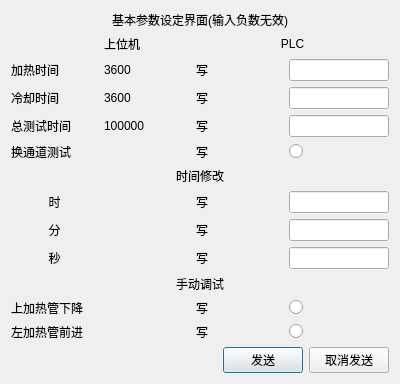
<?xml version="1.0" encoding="UTF-8"?>
<ui version="4.0">
 <class>SubComDialog</class>
 <widget class="QDialog" name="SubComDialog">
  <property name="geometry">
   <rect>
    <x>0</x>
    <y>0</y>
    <width>400</width>
    <height>353</height>
   </rect>
  </property>
  <property name="windowTitle">
   <string>Dialog</string>
  </property>
  <layout class="QVBoxLayout" name="verticalLayout">
   <item>
    <layout class="QGridLayout" name="gridLayout">
     <item row="8" column="0">
      <widget class="QLabel" name="label_13">
       <property name="text">
        <string>时</string>
       </property>
       <property name="alignment">
        <set>Qt::AlignCenter</set>
       </property>
      </widget>
     </item>
     <item row="5" column="2">
      <widget class="QLabel" name="label_20">
       <property name="text">
        <string>写</string>
       </property>
      </widget>
     </item>
     <item row="5" column="0">
      <widget class="QLabel" name="label_10">
       <property name="text">
        <string>总测试时间</string>
       </property>
      </widget>
     </item>
     <item row="10" column="0">
      <widget class="QLabel" name="label_15">
       <property name="text">
        <string>秒</string>
       </property>
       <property name="alignment">
        <set>Qt::AlignCenter</set>
       </property>
      </widget>
     </item>
     <item row="4" column="0">
      <widget class="QLabel" name="label_9">
       <property name="text">
        <string>冷却时间</string>
       </property>
      </widget>
     </item>
     <item row="6" column="2">
      <widget class="QLabel" name="label_21">
       <property name="text">
        <string>写</string>
       </property>
      </widget>
     </item>
     <item row="13" column="2">
      <widget class="QLabel" name="label_26">
       <property name="text">
        <string>写</string>
       </property>
      </widget>
     </item>
     <item row="7" column="0" colspan="4">
      <widget class="QLabel" name="label_12">
       <property name="text">
        <string>时间修改</string>
       </property>
       <property name="alignment">
        <set>Qt::AlignCenter</set>
       </property>
      </widget>
     </item>
     <item row="9" column="0">
      <widget class="QLabel" name="label_14">
       <property name="text">
        <string>分</string>
       </property>
       <property name="alignment">
        <set>Qt::AlignCenter</set>
       </property>
      </widget>
     </item>
     <item row="3" column="0">
      <widget class="QLabel" name="label_2">
       <property name="text">
        <string>加热时间</string>
       </property>
      </widget>
     </item>
     <item row="11" column="0" colspan="4">
      <widget class="QLabel" name="label_16">
       <property name="text">
        <string>手动调试</string>
       </property>
       <property name="alignment">
        <set>Qt::AlignCenter</set>
       </property>
      </widget>
     </item>
     <item row="12" column="2">
      <widget class="QLabel" name="label_25">
       <property name="text">
        <string>写</string>
       </property>
      </widget>
     </item>
     <item row="6" column="0">
      <widget class="QLabel" name="label_11">
       <property name="text">
        <string>换通道测试</string>
       </property>
      </widget>
     </item>
     <item row="3" column="2">
      <widget class="QLabel" name="label_7">
       <property name="text">
        <string>写</string>
       </property>
      </widget>
     </item>
     <item row="12" column="0">
      <widget class="QLabel" name="label_17">
       <property name="text">
        <string>上加热管下降</string>
       </property>
      </widget>
     </item>
     <item row="4" column="2">
      <widget class="QLabel" name="label_19">
       <property name="text">
        <string>写</string>
       </property>
      </widget>
     </item>
     <item row="2" column="2" colspan="2">
      <widget class="QLabel" name="label_6">
       <property name="text">
        <string>PLC</string>
       </property>
       <property name="alignment">
        <set>Qt::AlignCenter</set>
       </property>
      </widget>
     </item>
     <item row="2" column="1">
      <widget class="QLabel" name="label_5">
       <property name="text">
        <string>上位机</string>
       </property>
      </widget>
     </item>
     <item row="2" column="0">
      <widget class="QLabel" name="label_3">
       <property name="text">
        <string/>
       </property>
      </widget>
     </item>
     <item row="1" column="0" colspan="4">
      <widget class="QLabel" name="label">
       <property name="text">
        <string>基本参数设定界面(输入负数无效)</string>
       </property>
       <property name="textFormat">
        <enum>Qt::PlainText</enum>
       </property>
       <property name="alignment">
        <set>Qt::AlignCenter</set>
       </property>
       <property name="indent">
        <number>8</number>
       </property>
      </widget>
     </item>
     <item row="10" column="2">
      <widget class="QLabel" name="label_24">
       <property name="text">
        <string>写</string>
       </property>
      </widget>
     </item>
     <item row="13" column="0">
      <widget class="QLabel" name="label_18">
       <property name="text">
        <string>左加热管前进</string>
       </property>
      </widget>
     </item>
     <item row="8" column="2">
      <widget class="QLabel" name="label_22">
       <property name="text">
        <string>写</string>
       </property>
      </widget>
     </item>
     <item row="9" column="2">
      <widget class="QLabel" name="label_23">
       <property name="text">
        <string>写</string>
       </property>
      </widget>
     </item>
     <item row="3" column="3">
      <widget class="QLineEdit" name="lineEdit">
       <property name="maximumSize">
        <size>
         <width>100</width>
         <height>25</height>
        </size>
       </property>
       <property name="maxLength">
        <number>32765</number>
       </property>
      </widget>
     </item>
     <item row="4" column="3">
      <widget class="QLineEdit" name="lineEdit_2">
       <property name="maximumSize">
        <size>
         <width>100</width>
         <height>25</height>
        </size>
       </property>
      </widget>
     </item>
     <item row="5" column="3">
      <widget class="QLineEdit" name="lineEdit_3">
       <property name="maximumSize">
        <size>
         <width>100</width>
         <height>25</height>
        </size>
       </property>
      </widget>
     </item>
     <item row="8" column="3">
      <widget class="QLineEdit" name="lineEdit_5">
       <property name="maximumSize">
        <size>
         <width>100</width>
         <height>25</height>
        </size>
       </property>
      </widget>
     </item>
     <item row="9" column="3">
      <widget class="QLineEdit" name="lineEdit_6">
       <property name="maximumSize">
        <size>
         <width>100</width>
         <height>25</height>
        </size>
       </property>
      </widget>
     </item>
     <item row="10" column="3">
      <widget class="QLineEdit" name="lineEdit_7">
       <property name="maximumSize">
        <size>
         <width>100</width>
         <height>25</height>
        </size>
       </property>
      </widget>
     </item>
     <item row="3" column="1">
      <widget class="QLabel" name="label_4">
       <property name="text">
        <string>3600</string>
       </property>
      </widget>
     </item>
     <item row="4" column="1">
      <widget class="QLabel" name="label_8">
       <property name="text">
        <string>3600</string>
       </property>
      </widget>
     </item>
     <item row="5" column="1">
      <widget class="QLabel" name="label_27">
       <property name="text">
        <string>100000</string>
       </property>
      </widget>
     </item>
     <item row="6" column="3">
      <widget class="QRadioButton" name="radioButton">
       <property name="text">
        <string/>
       </property>
      </widget>
     </item>
     <item row="12" column="3">
      <widget class="QRadioButton" name="radioButton_2">
       <property name="text">
        <string/>
       </property>
      </widget>
     </item>
     <item row="13" column="3">
      <widget class="QRadioButton" name="radioButton_3">
       <property name="text">
        <string/>
       </property>
      </widget>
     </item>
    </layout>
   </item>
   <item>
    <layout class="QHBoxLayout" name="horizontalLayout">
     <item>
      <spacer name="horizontalSpacer">
       <property name="orientation">
        <enum>Qt::Horizontal</enum>
       </property>
       <property name="sizeHint" stdset="0">
        <size>
         <width>40</width>
         <height>20</height>
        </size>
       </property>
      </spacer>
     </item>
     <item>
      <widget class="QPushButton" name="pushButton_2">
       <property name="text">
        <string>发送</string>
       </property>
      </widget>
     </item>
     <item>
      <widget class="QPushButton" name="pushButton">
       <property name="text">
        <string>取消发送</string>
       </property>
      </widget>
     </item>
    </layout>
   </item>
  </layout>
 </widget>
 <resources/>
 <connections/>
</ui>
